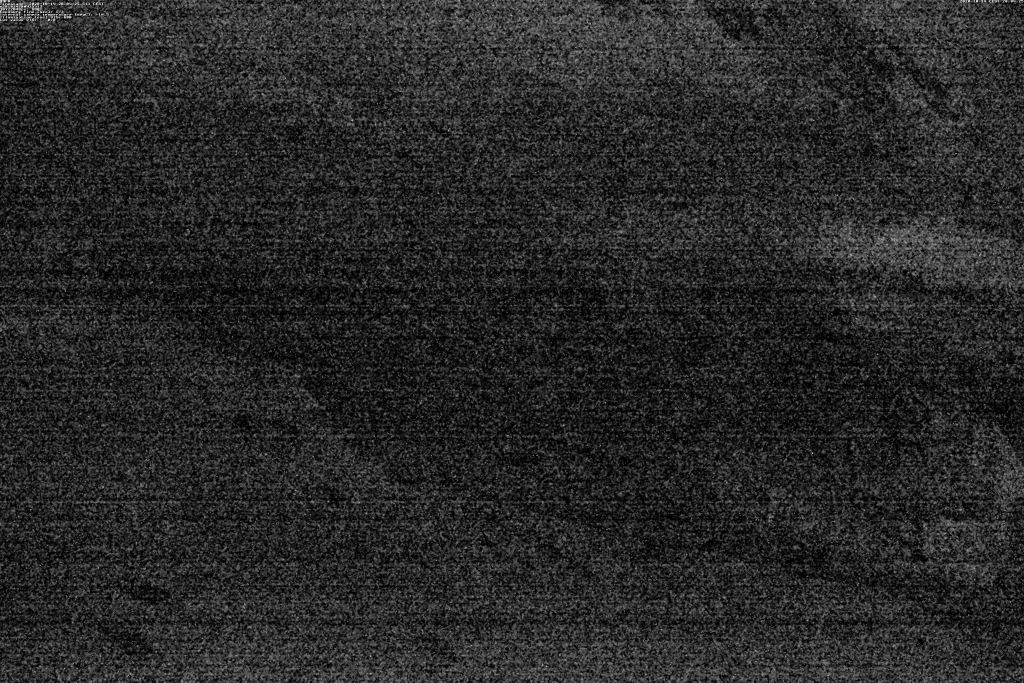
#> input picture Manuel/not_useful/m201014200425513.jpg, 3072 x 2048 px, found by its file name (shown at 1/3 size)
$ python test.py
#> lines starting #> are read from the running program, lines starting #| are printed output that depends on the picture; long printed decimals are rounded
import cv2
import numpy as np
from matplotlib import pyplot as plt


def analyze_image(image_path):
    # Lade das Bild
#> called with image_path = '../RGB_imgs/m201014200425513.jpg'
    img = cv2.imread(image_path)
#> img is the input picture: shape (2048, 3072, 3); min 0, max 255, mean 40.3
    if img is None:
        raise ValueError(f"Bild konnte nicht geladen werden: {image_path}")

    # Konvertiere zu Graustufen
    gray = cv2.cvtColor(img, cv2.COLOR_BGR2GRAY)

    # Kantenextraktion mit Canny-Detektor
    edges = cv2.Canny(gray, threshold1=50, threshold2=150)
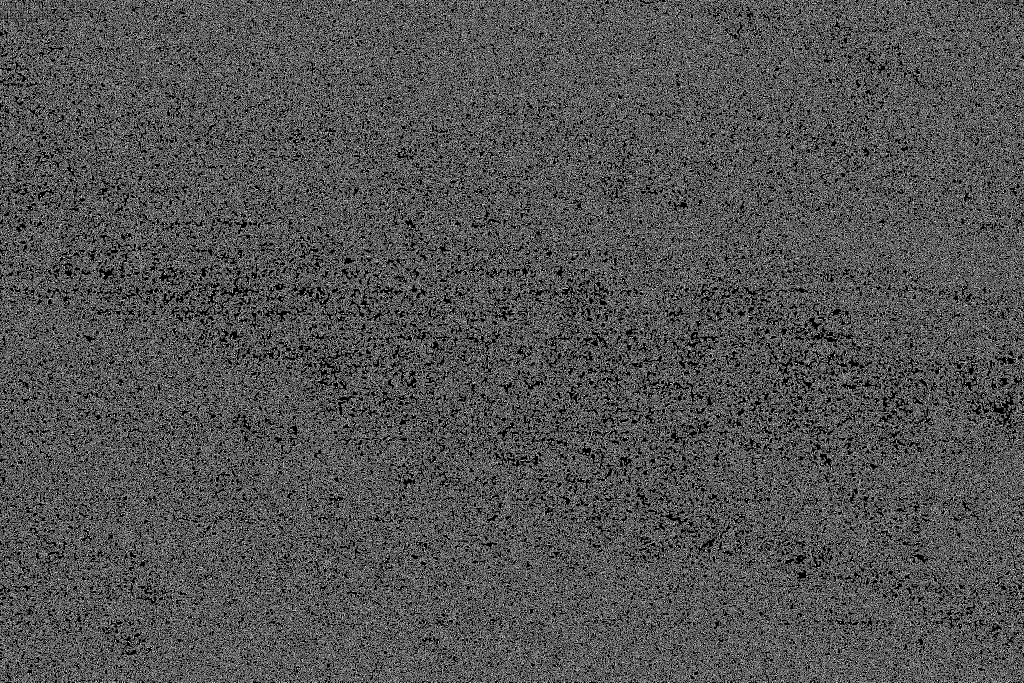
#> edges: shape (2048, 3072) (shown at 1/3 size); 32.5% white in thin lines or dots

    # Berechnung der Farbvarianz (Varianz der RGB-Kanäle)
    variance = np.var(img, axis=(0, 1))
#> variance = [851, 851, 851]

    # Summiere die Anzahl der Kantenpixel
    edge_density = np.sum(edges) / edges.size
#> edge_density = 82.83

    # Zeige Ergebnisse
    print(f"Farbvarianz (RGB): {np.mean(variance)}")
#| Farbvarianz (RGB): 850.952
    print(f"Kantendichte: {edge_density:.6f}")
#| Kantendichte: 82.831

    # Entscheidung basierend auf Farbvarianz und Kantendichte
    if edge_density < 0.05 and np.mean(variance) < 2000:
        result = "Wahrscheinlich Nebel"
    elif edge_density >= 0.05 and np.mean(variance) >= 2000:
        result = "Wahrscheinlich Schnee"
    else:
        result = "Unklar"

    print(f"Ergebnis: {result}")

    # Zeige das Bild und die Kanten
    plt.figure(figsize=(10, 5))
    plt.subplot(1, 2, 1)
    plt.title("Originalbild")
    plt.imshow(cv2.cvtColor(img, cv2.COLOR_BGR2RGB))
    plt.axis("off")

    plt.subplot(1, 2, 2)
    plt.title("Kanten (Canny)")
    plt.imshow(edges, cmap='gray')
    plt.axis("off")

    plt.show()
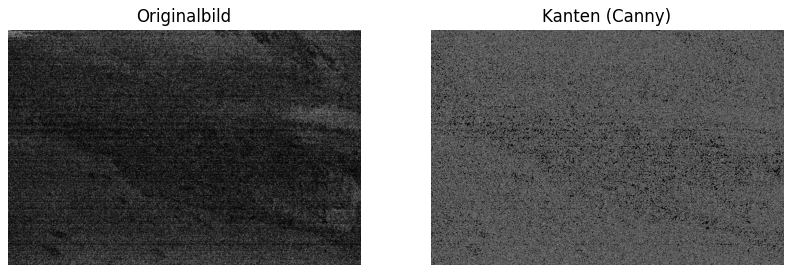
#> figure drawn by matplotlib, 2 panels
    return result


# Testen mit einem Bild
image_path = "../RGB_imgs/m201014200425513.jpg"
result = analyze_image(image_path)

$ run again, with Manuel/not_useful/m201014140455436.jpg copied over Manuel/not_useful/m201014200425513.jpg
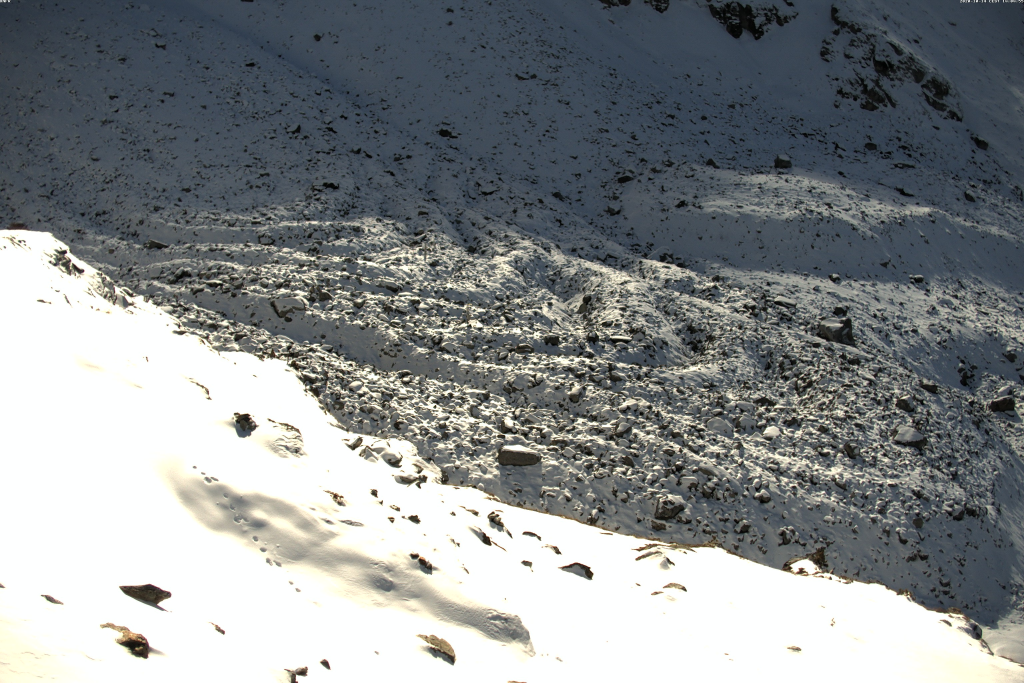
#> input picture Manuel/not_useful/m201014140455436.jpg, 3072 x 2048 px, found by its file name (shown at 1/3 size)
#> in analyze_image, img is the input picture: shape (2048, 3072, 3); mean B, G, R 139.6, 138.1, 134
#> in analyze_image, `edges = cv2.Canny(gray, threshold1=50, threshold2=150)`:
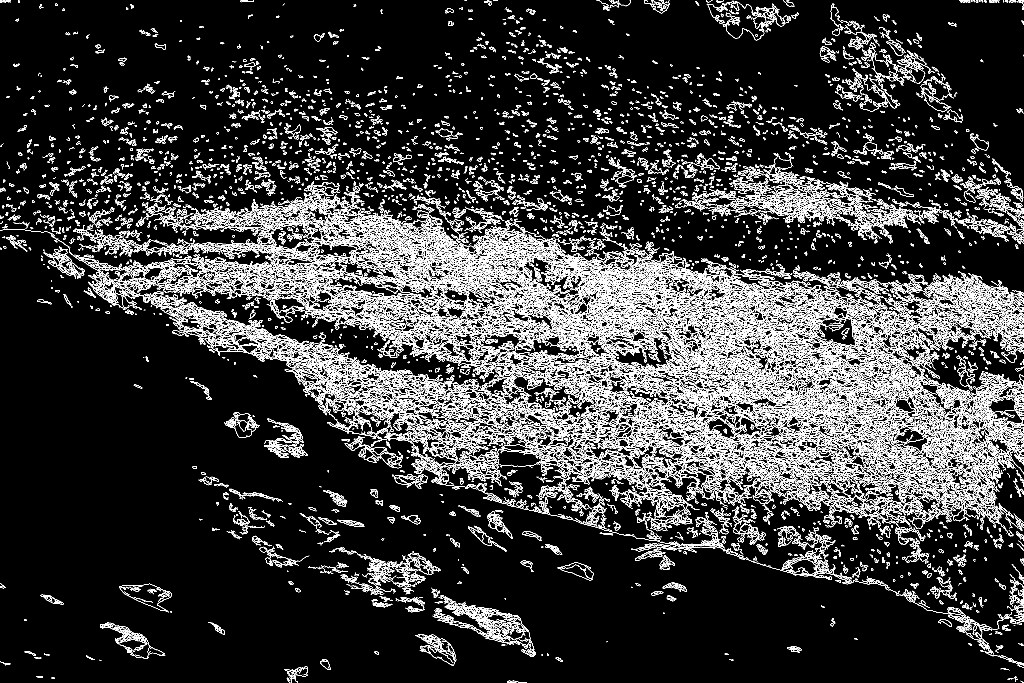
#> edges: shape (2048, 3072) (shown at 1/3 size); 9.8% white in thin lines or dots
#> variance = [6111.1, 6832.1, 7404.8]
#> edge_density = 25.08
#| Farbvarianz (RGB): 6782.675
#| Kantendichte: 25.079
#> in analyze_image, `plt.show()`:
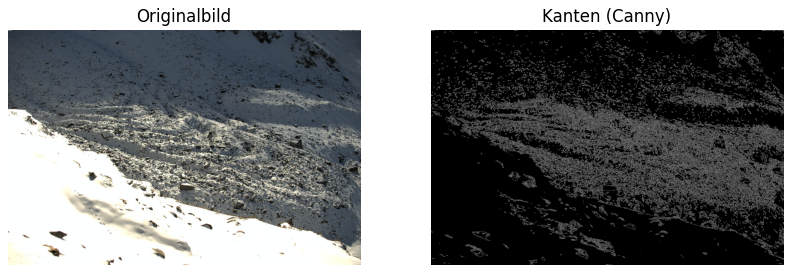
#> figure drawn by matplotlib, 2 panels

$ run again, with Manuel/not_useful/m201014161652242.jpg copied over Manuel/not_useful/m201014200425513.jpg
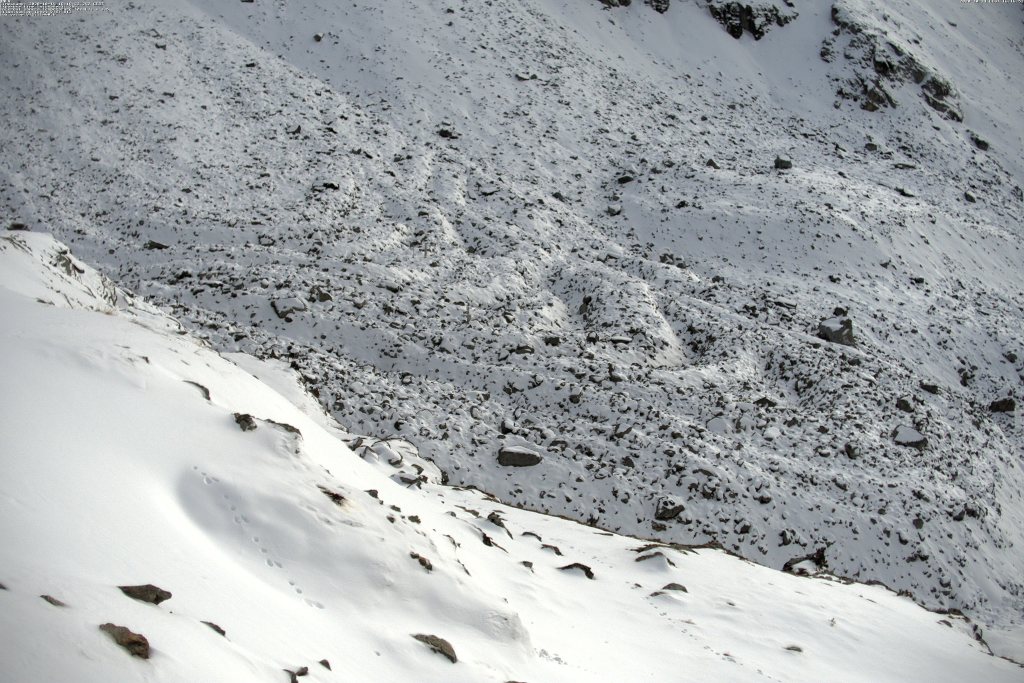
#> input picture Manuel/not_useful/m201014161652242.jpg, 3072 x 2048 px, found by its file name (shown at 1/3 size)
#> in analyze_image, img is the input picture: shape (2048, 3072, 3); mean B, G, R 170.8, 168.5, 164
#> in analyze_image, `edges = cv2.Canny(gray, threshold1=50, threshold2=150)`:
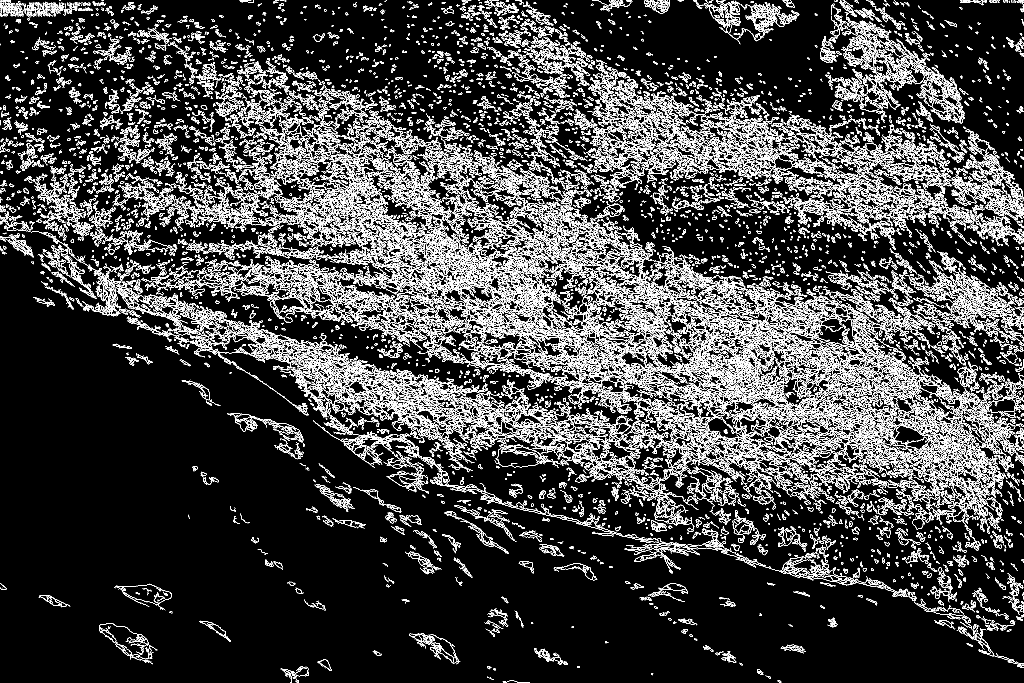
#> edges: shape (2048, 3072) (shown at 1/3 size); 11.4% white in thin lines or dots
#> variance = [2384.7, 2537.8, 2585.2]
#> edge_density = 29.1
#| Farbvarianz (RGB): 2502.554
#| Kantendichte: 29.097
#> in analyze_image, `plt.show()`:
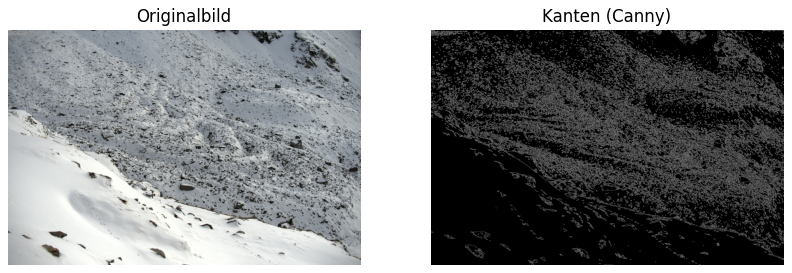
#> figure drawn by matplotlib, 2 panels
